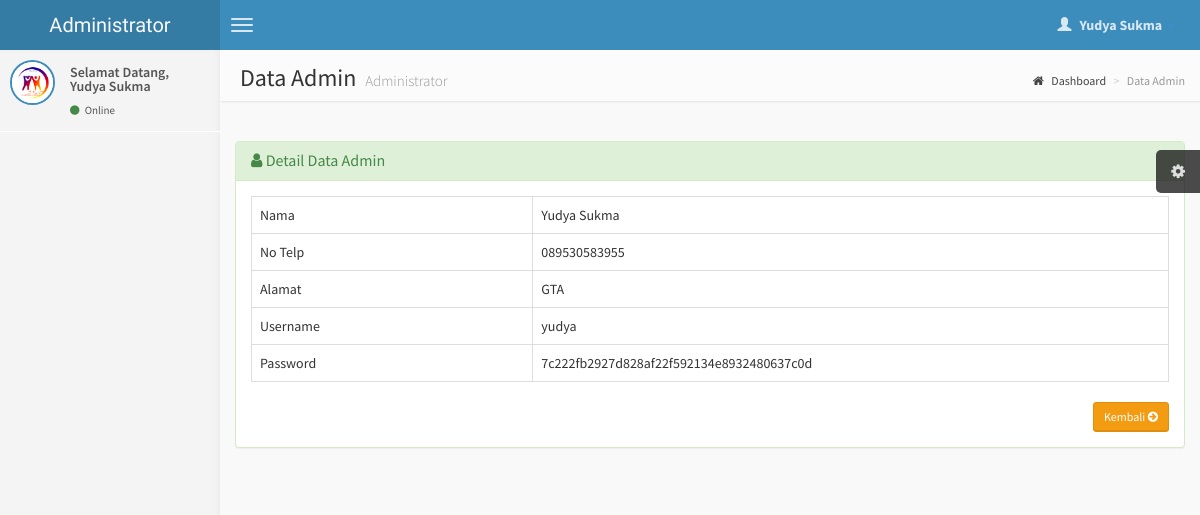
The page /admin/Buangan/detail-admin.php?hal=edit&id=6 (signed in) on the database its author committed.
### tables this page shows
CREATE TABLE `user` (
  `user_id` int(10) NOT NULL,
  `username` varchar(50) NOT NULL,
  `password` text NOT NULL,
  `fullname` varchar(100) NOT NULL,
  `no_telp` varchar(13) NOT NULL,
  `alamat` varchar(255) NOT NULL,
  `gambar` varchar(40) NOT NULL
);

### admin/Buangan/detail-admin.php (the view, shortened to what this page needs)
<?php
if (empty($_SESSION['username'])){
	header('location:../index.php');
} else {
?>
<!DOCTYPE html>
<html>
    <head>
        <link href="../dist/css/bootstrap.css" rel="stylesheet" type="text/css" />
        <link href="//cdnjs.cloudflare.com/ajax/libs/font-awesome/4.1.0/css/font-awesome.min.css" rel="stylesheet" type="text/css" />
        <link href="//code.ionicframework.com/ionicons/1.5.2/css/ionicons.min.css" rel="stylesheet" type="text/css" />
        <link href="../css/morris/morris.css" rel="stylesheet" type="text/css" />
        <link href="../css/jvectormap/jquery-jvectormap-1.2.2.css" rel="stylesheet" type="text/css" />
        <link href="../css/datepicker/datepicker3.css" rel="stylesheet" type="text/css" />
        <link href="../css/daterangepicker/daterangepicker-bs3.css" rel="stylesheet" type="text/css" />
        <link href="../css/bootstrap-wysihtml5/bootstrap3-wysihtml5.min.css" rel="stylesheet" type="text/css" />
        <link href="../css/AdminLTE.css" rel="stylesheet" type="text/css" />
        <link rel="stylesheet" href="datatables/dataTables.bootstrap.css"/>
    </head>
    <body class="skin-blue">
        <header class="header">
            <a href="index.php" class="logo">
                Administrator
            </a>
            <nav class="navbar navbar-static-top" role="navigation">
                <a href="#" class="navbar-btn sidebar-toggle" data-toggle="offcanvas" role="button">
                    <span class="icon-bar"></span>
                    <span class="icon-bar"></span>
                    <span class="icon-bar"></span>
                </a>
                <div class="navbar-right">
                    <ul class="nav navbar-nav">
                        <li class="dropdown user user-menu">
                            <a href="#" class="dropdown-toggle" data-toggle="dropdown">
                                <i class="glyphicon glyphicon-user"></i>
                                <span><?php echo $_SESSION['fullname']; ?> <i class="caret"></i></span>
                            </a>
								<?php } ?>
                        </li>
                    </ul>
                </div>
            </nav>
        </header>
        <div class="wrapper row-offcanvas row-offcanvas-left">
            <aside class="left-side sidebar-offcanvas">
                <section class="sidebar">
                    <div class="user-panel">
                        <div class="pull-left image">
                            <img src="<?php echo $_SESSION['gambar']; ?>" class="img-circle" alt="User Image" style="border: 2px solid #3C8DBC;" />
                        </div>
                        <div class="pull-left info">
                            <p>Selamat Datang,<br /><?php echo $_SESSION['fullname']; ?></p>
                            <a href="#"><i class="fa fa-circle text-success"></i> Online</a>
                        </div>
                    </div>
                </section>
            </aside>
            <aside class="right-side">
                <section class="content-header">
                    <h1>
                        Data Admin
                        <small>Administrator</small>
                    </h1>
                    <ol class="breadcrumb">
                        <li><a href="index.php"><i class="fa fa-home"></i> Dashboard</a></li>
                        <li class="active">Data Admin</li>
                    </ol>
                </section>
                <section class="content">
                    <br />
                    <?php
					$query = mysqli_query($koneksi, "SELECT * FROM user WHERE user_id='$_GET[id]'");
					$data  = mysqli_fetch_array($query);
					?>
                    <div class="row">
                        <div class="col-lg-12">
                        <div class="panel panel-success">
                        <div class="panel-heading">
                        <h3 class="panel-title"><i class="fa fa-user"></i> Detail Data Admin </h3>
                        </div>
                        <div class="panel-body">
					<div class="form-panel">
                      <table id="example" class="table table-hover table-bordered">
                      <tr>
                      <td>Nama</td>
                      <td colspan="1"><?php echo $data['fullname']; ?></td>
                      </tr>
                      <tr>
                      <td>No Telp</td>
                      <td colspan="1"><?php echo $data['no_telp']; ?></td>
                      </tr>
					  <tr>
                      <td>Alamat</td>
                      <td colspan="1"><?php echo $data['alamat']; ?></td>
                      </tr>
					  <tr>
                      <td>Username</td>
                      <td><?php echo $data['username']; ?></td>
                      </tr>
                      <tr>
                      <td width="250">Password</td>
                      <td width="565" colspan="1"><?php echo $data['password']; ?></td>
                      </tr>
                      </table>
                      <div class="text-right">
                  <a href="admin.php" class="btn btn-sm btn-warning">Kembali <i class="fa fa-arrow-circle-right"></i></a>
                </div>
                  </div>
                  </div>
                  </div>
          		</div>
                    </div>
                </section>
            </aside>
        </div>
    </body>
</html>

### rows shown on the page
user: fullname "Yudya Sukma", no_telp "089530583955", alamat "GTA", username "yudya", password "7c222fb2927d828af22f592134e8932480637c0d"

### other values the page prints
$_SESSION['fullname'] "Yudya Sukma"
